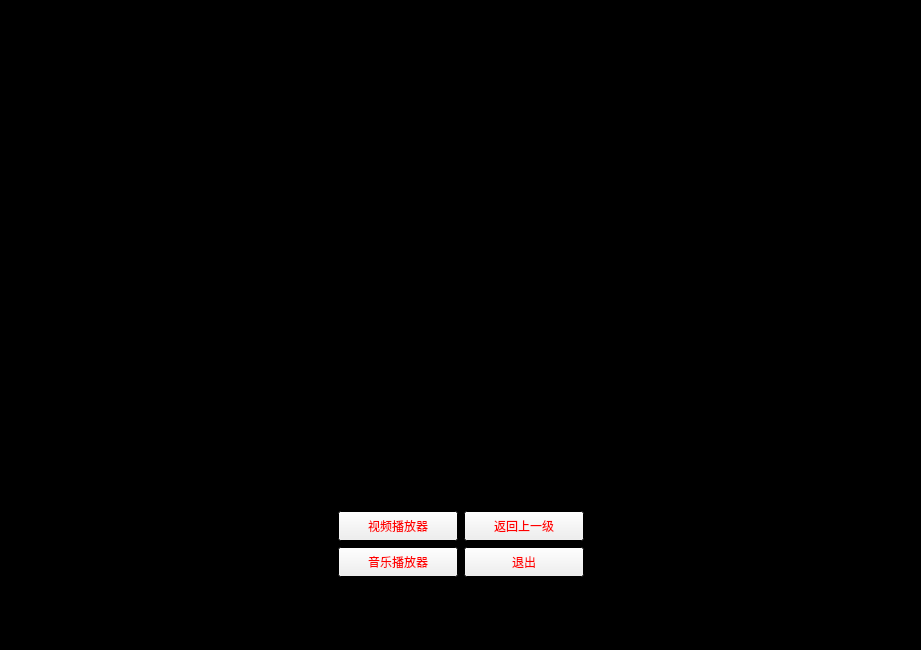
<?xml version="1.0" encoding="UTF-8"?>
<ui version="4.0">
 <class>MainWidget</class>
 <widget class="QWidget" name="MainWidget">
  <property name="geometry">
   <rect>
    <x>0</x>
    <y>0</y>
    <width>921</width>
    <height>650</height>
   </rect>
  </property>
  <property name="palette">
   <palette>
    <active>
     <colorrole role="Base">
      <brush brushstyle="SolidPattern">
       <color alpha="255">
        <red>255</red>
        <green>255</green>
        <blue>255</blue>
       </color>
      </brush>
     </colorrole>
     <colorrole role="Window">
      <brush brushstyle="SolidPattern">
       <color alpha="255">
        <red>0</red>
        <green>0</green>
        <blue>0</blue>
       </color>
      </brush>
     </colorrole>
    </active>
    <inactive>
     <colorrole role="Base">
      <brush brushstyle="SolidPattern">
       <color alpha="255">
        <red>255</red>
        <green>255</green>
        <blue>255</blue>
       </color>
      </brush>
     </colorrole>
     <colorrole role="Window">
      <brush brushstyle="SolidPattern">
       <color alpha="255">
        <red>0</red>
        <green>0</green>
        <blue>0</blue>
       </color>
      </brush>
     </colorrole>
    </inactive>
    <disabled>
     <colorrole role="Base">
      <brush brushstyle="SolidPattern">
       <color alpha="255">
        <red>0</red>
        <green>0</green>
        <blue>0</blue>
       </color>
      </brush>
     </colorrole>
     <colorrole role="Window">
      <brush brushstyle="SolidPattern">
       <color alpha="255">
        <red>0</red>
        <green>0</green>
        <blue>0</blue>
       </color>
      </brush>
     </colorrole>
    </disabled>
   </palette>
  </property>
  <property name="windowTitle">
   <string>媒体播放器</string>
  </property>
  <layout class="QGridLayout" name="gridLayout_2">
   <item row="0" column="0">
    <widget class="QLabel" name="label">
     <property name="minimumSize">
      <size>
       <width>811</width>
       <height>431</height>
      </size>
     </property>
     <property name="text">
      <string/>
     </property>
    </widget>
   </item>
   <item row="1" column="0">
    <spacer name="verticalSpacer_2">
     <property name="orientation">
      <enum>Qt::Vertical</enum>
     </property>
     <property name="sizeHint" stdset="0">
      <size>
       <width>20</width>
       <height>40</height>
      </size>
     </property>
    </spacer>
   </item>
   <item row="2" column="0">
    <layout class="QHBoxLayout" name="horizontalLayout">
     <item>
      <spacer name="horizontalSpacer">
       <property name="orientation">
        <enum>Qt::Horizontal</enum>
       </property>
       <property name="sizeHint" stdset="0">
        <size>
         <width>268</width>
         <height>20</height>
        </size>
       </property>
      </spacer>
     </item>
     <item>
      <layout class="QGridLayout" name="gridLayout">
       <item row="0" column="0">
        <widget class="QPushButton" name="vedio">
         <property name="minimumSize">
          <size>
           <width>120</width>
           <height>30</height>
          </size>
         </property>
         <property name="maximumSize">
          <size>
           <width>120</width>
           <height>30</height>
          </size>
         </property>
         <property name="palette">
          <palette>
           <active>
            <colorrole role="WindowText">
             <brush brushstyle="SolidPattern">
              <color alpha="255">
               <red>0</red>
               <green>0</green>
               <blue>0</blue>
              </color>
             </brush>
            </colorrole>
            <colorrole role="Text">
             <brush brushstyle="SolidPattern">
              <color alpha="255">
               <red>0</red>
               <green>0</green>
               <blue>0</blue>
              </color>
             </brush>
            </colorrole>
            <colorrole role="ButtonText">
             <brush brushstyle="SolidPattern">
              <color alpha="255">
               <red>255</red>
               <green>0</green>
               <blue>0</blue>
              </color>
             </brush>
            </colorrole>
           </active>
           <inactive>
            <colorrole role="WindowText">
             <brush brushstyle="SolidPattern">
              <color alpha="255">
               <red>0</red>
               <green>0</green>
               <blue>0</blue>
              </color>
             </brush>
            </colorrole>
            <colorrole role="Text">
             <brush brushstyle="SolidPattern">
              <color alpha="255">
               <red>0</red>
               <green>0</green>
               <blue>0</blue>
              </color>
             </brush>
            </colorrole>
            <colorrole role="ButtonText">
             <brush brushstyle="SolidPattern">
              <color alpha="255">
               <red>255</red>
               <green>0</green>
               <blue>0</blue>
              </color>
             </brush>
            </colorrole>
           </inactive>
           <disabled>
            <colorrole role="WindowText">
             <brush brushstyle="SolidPattern">
              <color alpha="255">
               <red>120</red>
               <green>120</green>
               <blue>120</blue>
              </color>
             </brush>
            </colorrole>
            <colorrole role="Text">
             <brush brushstyle="SolidPattern">
              <color alpha="255">
               <red>120</red>
               <green>120</green>
               <blue>120</blue>
              </color>
             </brush>
            </colorrole>
            <colorrole role="ButtonText">
             <brush brushstyle="SolidPattern">
              <color alpha="255">
               <red>120</red>
               <green>120</green>
               <blue>120</blue>
              </color>
             </brush>
            </colorrole>
           </disabled>
          </palette>
         </property>
         <property name="styleSheet">
          <string notr="true">font: 75 12pt &quot;Aharoni&quot;;</string>
         </property>
         <property name="text">
          <string>视频播放器</string>
         </property>
        </widget>
       </item>
       <item row="0" column="1">
        <widget class="QPushButton" name="help">
         <property name="minimumSize">
          <size>
           <width>120</width>
           <height>30</height>
          </size>
         </property>
         <property name="maximumSize">
          <size>
           <width>120</width>
           <height>30</height>
          </size>
         </property>
         <property name="palette">
          <palette>
           <active>
            <colorrole role="WindowText">
             <brush brushstyle="SolidPattern">
              <color alpha="255">
               <red>0</red>
               <green>0</green>
               <blue>0</blue>
              </color>
             </brush>
            </colorrole>
            <colorrole role="Text">
             <brush brushstyle="SolidPattern">
              <color alpha="255">
               <red>0</red>
               <green>0</green>
               <blue>0</blue>
              </color>
             </brush>
            </colorrole>
            <colorrole role="ButtonText">
             <brush brushstyle="SolidPattern">
              <color alpha="255">
               <red>255</red>
               <green>0</green>
               <blue>0</blue>
              </color>
             </brush>
            </colorrole>
           </active>
           <inactive>
            <colorrole role="WindowText">
             <brush brushstyle="SolidPattern">
              <color alpha="255">
               <red>0</red>
               <green>0</green>
               <blue>0</blue>
              </color>
             </brush>
            </colorrole>
            <colorrole role="Text">
             <brush brushstyle="SolidPattern">
              <color alpha="255">
               <red>0</red>
               <green>0</green>
               <blue>0</blue>
              </color>
             </brush>
            </colorrole>
            <colorrole role="ButtonText">
             <brush brushstyle="SolidPattern">
              <color alpha="255">
               <red>255</red>
               <green>0</green>
               <blue>0</blue>
              </color>
             </brush>
            </colorrole>
           </inactive>
           <disabled>
            <colorrole role="WindowText">
             <brush brushstyle="SolidPattern">
              <color alpha="255">
               <red>120</red>
               <green>120</green>
               <blue>120</blue>
              </color>
             </brush>
            </colorrole>
            <colorrole role="Text">
             <brush brushstyle="SolidPattern">
              <color alpha="255">
               <red>120</red>
               <green>120</green>
               <blue>120</blue>
              </color>
             </brush>
            </colorrole>
            <colorrole role="ButtonText">
             <brush brushstyle="SolidPattern">
              <color alpha="255">
               <red>120</red>
               <green>120</green>
               <blue>120</blue>
              </color>
             </brush>
            </colorrole>
           </disabled>
          </palette>
         </property>
         <property name="styleSheet">
          <string notr="true">font: 75 12pt &quot;Aharoni&quot;;</string>
         </property>
         <property name="text">
          <string>返回上一级</string>
         </property>
        </widget>
       </item>
       <item row="1" column="0">
        <widget class="QPushButton" name="music">
         <property name="minimumSize">
          <size>
           <width>120</width>
           <height>30</height>
          </size>
         </property>
         <property name="maximumSize">
          <size>
           <width>120</width>
           <height>30</height>
          </size>
         </property>
         <property name="palette">
          <palette>
           <active>
            <colorrole role="WindowText">
             <brush brushstyle="SolidPattern">
              <color alpha="255">
               <red>0</red>
               <green>0</green>
               <blue>0</blue>
              </color>
             </brush>
            </colorrole>
            <colorrole role="Text">
             <brush brushstyle="SolidPattern">
              <color alpha="255">
               <red>0</red>
               <green>0</green>
               <blue>0</blue>
              </color>
             </brush>
            </colorrole>
            <colorrole role="ButtonText">
             <brush brushstyle="SolidPattern">
              <color alpha="255">
               <red>255</red>
               <green>0</green>
               <blue>0</blue>
              </color>
             </brush>
            </colorrole>
           </active>
           <inactive>
            <colorrole role="WindowText">
             <brush brushstyle="SolidPattern">
              <color alpha="255">
               <red>0</red>
               <green>0</green>
               <blue>0</blue>
              </color>
             </brush>
            </colorrole>
            <colorrole role="Text">
             <brush brushstyle="SolidPattern">
              <color alpha="255">
               <red>0</red>
               <green>0</green>
               <blue>0</blue>
              </color>
             </brush>
            </colorrole>
            <colorrole role="ButtonText">
             <brush brushstyle="SolidPattern">
              <color alpha="255">
               <red>255</red>
               <green>0</green>
               <blue>0</blue>
              </color>
             </brush>
            </colorrole>
           </inactive>
           <disabled>
            <colorrole role="WindowText">
             <brush brushstyle="SolidPattern">
              <color alpha="255">
               <red>120</red>
               <green>120</green>
               <blue>120</blue>
              </color>
             </brush>
            </colorrole>
            <colorrole role="Text">
             <brush brushstyle="SolidPattern">
              <color alpha="255">
               <red>120</red>
               <green>120</green>
               <blue>120</blue>
              </color>
             </brush>
            </colorrole>
            <colorrole role="ButtonText">
             <brush brushstyle="SolidPattern">
              <color alpha="255">
               <red>120</red>
               <green>120</green>
               <blue>120</blue>
              </color>
             </brush>
            </colorrole>
           </disabled>
          </palette>
         </property>
         <property name="styleSheet">
          <string notr="true">font: 75 12pt &quot;Aharoni&quot;;</string>
         </property>
         <property name="text">
          <string>音乐播放器</string>
         </property>
        </widget>
       </item>
       <item row="1" column="1">
        <widget class="QPushButton" name="exit">
         <property name="minimumSize">
          <size>
           <width>120</width>
           <height>30</height>
          </size>
         </property>
         <property name="maximumSize">
          <size>
           <width>120</width>
           <height>30</height>
          </size>
         </property>
         <property name="palette">
          <palette>
           <active>
            <colorrole role="WindowText">
             <brush brushstyle="SolidPattern">
              <color alpha="255">
               <red>0</red>
               <green>0</green>
               <blue>0</blue>
              </color>
             </brush>
            </colorrole>
            <colorrole role="Text">
             <brush brushstyle="SolidPattern">
              <color alpha="255">
               <red>0</red>
               <green>0</green>
               <blue>0</blue>
              </color>
             </brush>
            </colorrole>
            <colorrole role="ButtonText">
             <brush brushstyle="SolidPattern">
              <color alpha="255">
               <red>255</red>
               <green>0</green>
               <blue>0</blue>
              </color>
             </brush>
            </colorrole>
           </active>
           <inactive>
            <colorrole role="WindowText">
             <brush brushstyle="SolidPattern">
              <color alpha="255">
               <red>0</red>
               <green>0</green>
               <blue>0</blue>
              </color>
             </brush>
            </colorrole>
            <colorrole role="Text">
             <brush brushstyle="SolidPattern">
              <color alpha="255">
               <red>0</red>
               <green>0</green>
               <blue>0</blue>
              </color>
             </brush>
            </colorrole>
            <colorrole role="ButtonText">
             <brush brushstyle="SolidPattern">
              <color alpha="255">
               <red>255</red>
               <green>0</green>
               <blue>0</blue>
              </color>
             </brush>
            </colorrole>
           </inactive>
           <disabled>
            <colorrole role="WindowText">
             <brush brushstyle="SolidPattern">
              <color alpha="255">
               <red>120</red>
               <green>120</green>
               <blue>120</blue>
              </color>
             </brush>
            </colorrole>
            <colorrole role="Text">
             <brush brushstyle="SolidPattern">
              <color alpha="255">
               <red>120</red>
               <green>120</green>
               <blue>120</blue>
              </color>
             </brush>
            </colorrole>
            <colorrole role="ButtonText">
             <brush brushstyle="SolidPattern">
              <color alpha="255">
               <red>120</red>
               <green>120</green>
               <blue>120</blue>
              </color>
             </brush>
            </colorrole>
           </disabled>
          </palette>
         </property>
         <property name="styleSheet">
          <string notr="true">font: 75 12pt &quot;Aharoni&quot;;</string>
         </property>
         <property name="text">
          <string>退出</string>
         </property>
        </widget>
       </item>
      </layout>
     </item>
     <item>
      <spacer name="horizontalSpacer_2">
       <property name="orientation">
        <enum>Qt::Horizontal</enum>
       </property>
       <property name="sizeHint" stdset="0">
        <size>
         <width>198</width>
         <height>20</height>
        </size>
       </property>
      </spacer>
     </item>
    </layout>
   </item>
   <item row="3" column="0">
    <spacer name="verticalSpacer">
     <property name="orientation">
      <enum>Qt::Vertical</enum>
     </property>
     <property name="sizeHint" stdset="0">
      <size>
       <width>20</width>
       <height>17</height>
      </size>
     </property>
    </spacer>
   </item>
  </layout>
 </widget>
 <resources/>
 <connections/>
</ui>
